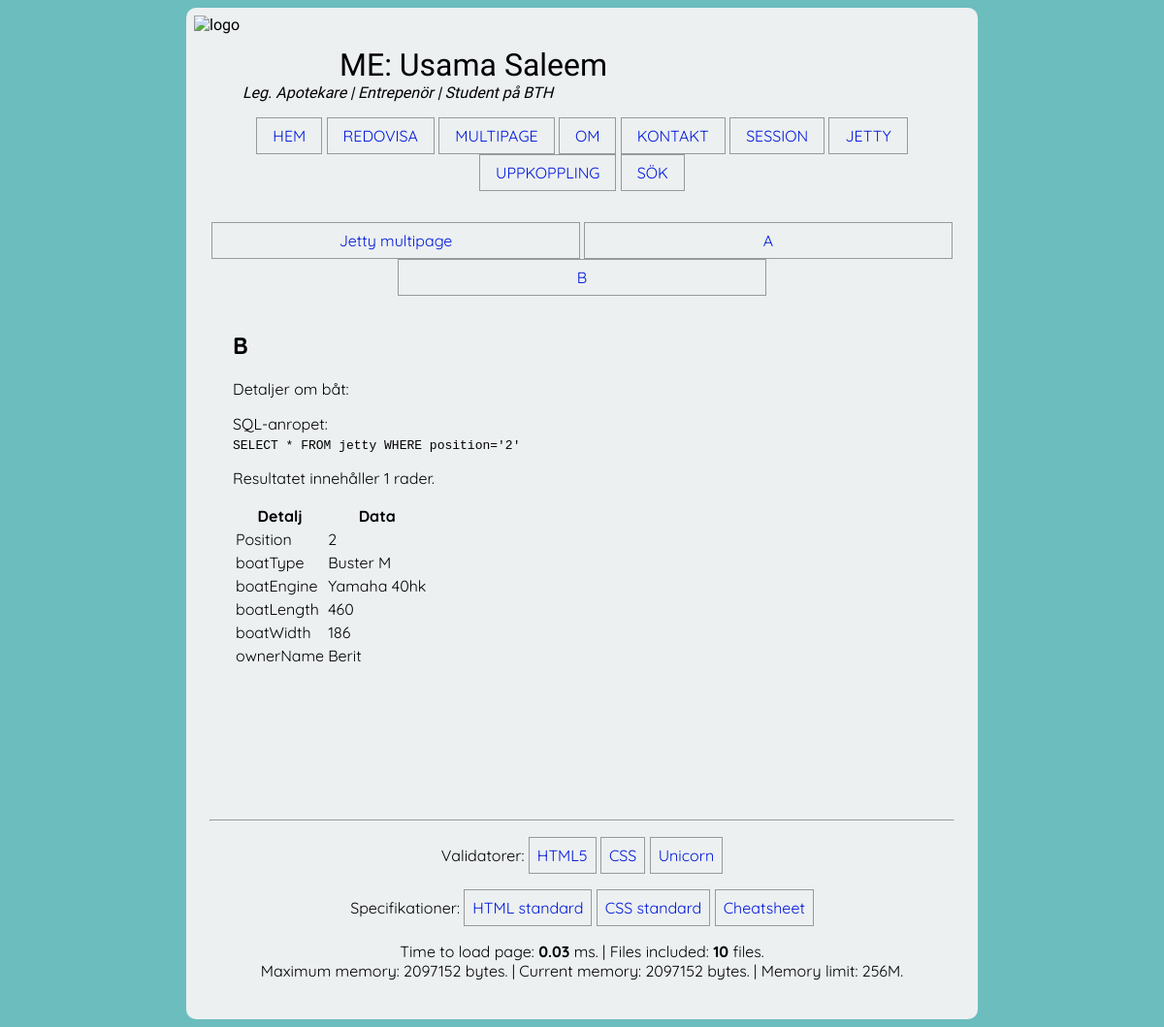
The app's page /jetty.php?page=B&position=2 with its own data.
### tables this page shows
CREATE TABLE "jetty" (
	`position`	INTEGER,
	`boatType`	TEXT,
	`boatEngine`	TEXT,
	`boatLength`	INTEGER,
	`boatWidth`	INTEGER,
	`ownerName`	TEXT,
	PRIMARY KEY(`position`)
);

### jetty.php (called while the page is built, shortened)
<?php
include(__DIR__ . "/incl/header.php");
require __DIR__ . "/incl/jetty.php";
include(__DIR__ . "/incl/footer.php");

### incl/src/functions.php (the view, shortened to what this page needs)
<?php
function printJettyDetails($res)
{
    $boat = $res[0];
    $details = "";
    $details .= "<tr><td>Position</td><td>{$boat['position']}</td></tr>";
    $details .= "<tr><td>boatType</td><td>{$boat['boatType']}</td></tr>";
    $details .= "<tr><td>boatEngine</td><td>{$boat['boatEngine']}</td></tr>";
    $details .= "<tr><td>boatLength</td><td>{$boat['boatLength']}</td></tr>";
    $details .= "<tr><td>boatWidth</td><td>{$boat['boatWidth']}</td></tr>";
    $details .= "<tr><td>ownerName</td><td>{$boat['ownerName']}</td></tr>";
    echo <<<EOD
    <table>
    <thead>
    <tr>
        <th>Detalj</th>
        <th>Data</th>
    </tr>
    </thead>
    <tbody>
    $details
    </tbody>
    </table>
EOD;
}

### css/style.css (style rules this page uses)
html { background-color: rgba(52, 164, 166, 0.72); overflow-y: scroll; font-family: 'Quicksand', sans-serif; }
body { margin: 8px auto; padding: 8px; width: 800px; background-color: #ecf0f1; border-radius: 10px; }

### records on screen
jetty: position "2", boatType "Buster M", boatEngine "Yamaha 40hk", boatLength "460", boatWidth "186", ownerName "Berit"

### other values on screen
$value["title"] "Jetty multipage"
$value["title"] "A"
$value["title"] "B"
$sql "SELECT * FROM jetty WHERE position='2'"
count($res) "1"
getPageLoadTime() "0.03"
getLoadedFiles() "10"
memoryUsage() "Maximum memory: 2097152 bytes. | Current memory: 2097152 bytes. | Memory limit: 256M"
